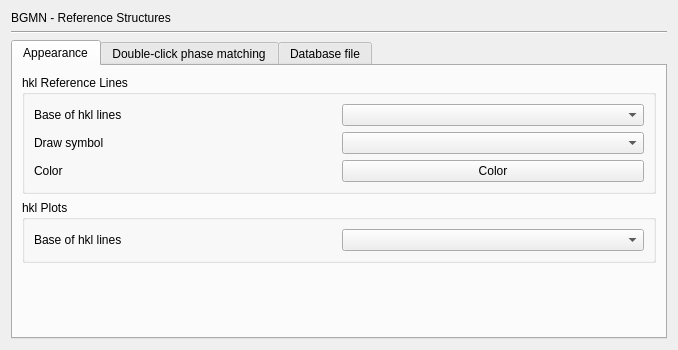
<?xml version="1.0" encoding="UTF-8"?>
<ui version="4.0">
 <class>PrefPageReferenceLines</class>
 <widget class="QWidget" name="PrefPageReferenceLines">
  <property name="geometry">
   <rect>
    <x>0</x>
    <y>0</y>
    <width>678</width>
    <height>350</height>
   </rect>
  </property>
  <property name="windowTitle">
   <string>Form</string>
  </property>
  <layout class="QVBoxLayout" name="verticalLayout">
   <item>
    <widget class="QLabel" name="label_47">
     <property name="text">
      <string>BGMN - Reference Structures</string>
     </property>
    </widget>
   </item>
   <item>
    <widget class="Line" name="line_12">
     <property name="orientation">
      <enum>Qt::Orientation::Horizontal</enum>
     </property>
    </widget>
   </item>
   <item>
    <widget class="QTabWidget" name="tabWidget">
     <property name="currentIndex">
      <number>0</number>
     </property>
     <widget class="QWidget" name="tabAppearance">
      <attribute name="title">
       <string>Appearance</string>
      </attribute>
      <layout class="QGridLayout" name="gridLayout_4">
       <item row="2" column="0" colspan="2">
        <spacer name="verticalSpacer_3">
         <property name="orientation">
          <enum>Qt::Orientation::Vertical</enum>
         </property>
         <property name="sizeHint" stdset="0">
          <size>
           <width>20</width>
           <height>40</height>
          </size>
         </property>
        </spacer>
       </item>
       <item row="0" column="0" colspan="2">
        <widget class="QGroupBox" name="groupBox">
         <property name="toolTip">
          <string>&lt;html&gt;&lt;head/&gt;&lt;body&gt;&lt;p&gt;hkl lines of reference structures selected from the reference structure box.&lt;/p&gt;&lt;/body&gt;&lt;/html&gt;</string>
         </property>
         <property name="title">
          <string>hkl Reference Lines</string>
         </property>
         <layout class="QGridLayout" name="gridLayout_3">
          <item row="0" column="0">
           <widget class="QLabel" name="label_4">
            <property name="text">
             <string>Base of hkl lines</string>
            </property>
           </widget>
          </item>
          <item row="0" column="1">
           <widget class="QComboBox" name="comboBoxHklBase">
            <property name="toolTip">
             <string>&lt;html&gt;&lt;head/&gt;&lt;body&gt;&lt;p&gt;Select the position of the base of the hkl lines&lt;/p&gt;&lt;/body&gt;&lt;/html&gt;</string>
            </property>
           </widget>
          </item>
          <item row="1" column="0">
           <widget class="QLabel" name="label">
            <property name="text">
             <string>Draw symbol</string>
            </property>
           </widget>
          </item>
          <item row="1" column="1">
           <widget class="QComboBox" name="comboBoxSymbol">
            <property name="toolTip">
             <string>&lt;html&gt;&lt;head/&gt;&lt;body&gt;&lt;p&gt;Select the symbol drawn at the tip of the hkl lines&lt;/p&gt;&lt;/body&gt;&lt;/html&gt;</string>
            </property>
           </widget>
          </item>
          <item row="2" column="0">
           <widget class="QLabel" name="label_27">
            <property name="text">
             <string>Color</string>
            </property>
           </widget>
          </item>
          <item row="2" column="1">
           <widget class="QPushButton" name="pushButtonHklLineColor">
            <property name="toolTip">
             <string>&lt;html&gt;&lt;head/&gt;&lt;body&gt;&lt;p&gt;Select the color for reference &lt;span style=&quot; font-style:italic;&quot;&gt;hkl&lt;/span&gt; lines selected from the reference structure dropdown menu.&lt;/p&gt;&lt;/body&gt;&lt;/html&gt;</string>
            </property>
            <property name="text">
             <string>Color</string>
            </property>
           </widget>
          </item>
         </layout>
        </widget>
       </item>
       <item row="1" column="0" colspan="2">
        <widget class="QGroupBox" name="groupBox_2">
         <property name="toolTip">
          <string>&lt;html&gt;&lt;head/&gt;&lt;body&gt;&lt;p&gt;hkl lines permanently added to the graph.&lt;/p&gt;&lt;/body&gt;&lt;/html&gt;</string>
         </property>
         <property name="title">
          <string>hkl Plots</string>
         </property>
         <layout class="QGridLayout" name="gridLayout_5">
          <item row="0" column="0">
           <widget class="QLabel" name="label_7">
            <property name="text">
             <string>Base of hkl lines</string>
            </property>
           </widget>
          </item>
          <item row="0" column="1">
           <widget class="QComboBox" name="comboBoxHklPlotBase"/>
          </item>
         </layout>
        </widget>
       </item>
      </layout>
     </widget>
     <widget class="QWidget" name="tabDoubleClick">
      <attribute name="title">
       <string>Double-click phase matching</string>
      </attribute>
      <layout class="QGridLayout" name="gridLayout_2">
       <item row="0" column="0" colspan="2">
        <widget class="QCheckBox" name="checkBoxAutoSelRefPhase">
         <property name="toolTip">
          <string>&lt;html&gt;&lt;head/&gt;&lt;body&gt;&lt;p&gt;If checked, the phase with the strongest peak at the scan's maximum intensity will automatically be selected when a scan is opened.&lt;/p&gt;&lt;/body&gt;&lt;/html&gt;</string>
         </property>
         <property name="text">
          <string>Automatically select best matching reference phase</string>
         </property>
        </widget>
       </item>
       <item row="1" column="0">
        <widget class="QLabel" name="label_5">
         <property name="text">
          <string>Number of strongest peaks</string>
         </property>
        </widget>
       </item>
       <item row="1" column="1">
        <widget class="QSpinBox" name="spinBoxNStrongestPeaks">
         <property name="toolTip">
          <string>Number of strongest peaks considered to identify the best matching reference phase by double-clicking a peak</string>
         </property>
         <property name="minimum">
          <number>1</number>
         </property>
         <property name="maximum">
          <number>3</number>
         </property>
        </widget>
       </item>
       <item row="2" column="0">
        <widget class="QLabel" name="label_6">
         <property name="text">
          <string>Number of matches listed</string>
         </property>
        </widget>
       </item>
       <item row="2" column="1">
        <widget class="QSpinBox" name="spinBoxNMatches">
         <property name="toolTip">
          <string>&lt;html&gt;&lt;head/&gt;&lt;body&gt;&lt;p&gt;Select the number of best matching phases listed by double-clicking the strongest peak&lt;/p&gt;&lt;/body&gt;&lt;/html&gt;</string>
         </property>
         <property name="minimum">
          <number>1</number>
         </property>
        </widget>
       </item>
       <item row="3" column="0" colspan="2">
        <spacer name="verticalSpacer">
         <property name="orientation">
          <enum>Qt::Orientation::Vertical</enum>
         </property>
         <property name="sizeHint" stdset="0">
          <size>
           <width>480</width>
           <height>468</height>
          </size>
         </property>
        </spacer>
       </item>
      </layout>
     </widget>
     <widget class="QWidget" name="tabDatabase">
      <attribute name="title">
       <string>Database file</string>
      </attribute>
      <layout class="QGridLayout" name="gridLayout">
       <item row="0" column="0" colspan="2">
        <widget class="QCheckBox" name="checkBoxAutoIndexHkl">
         <property name="toolTip">
          <string>&lt;html&gt;&lt;head/&gt;&lt;body&gt;&lt;p&gt;Search for new structure files in the structure file database and index them at the start of the program&lt;/p&gt;&lt;/body&gt;&lt;/html&gt;</string>
         </property>
         <property name="text">
          <string>Automatically index new structure files</string>
         </property>
        </widget>
       </item>
       <item row="1" column="0">
        <widget class="QLabel" name="label_2">
         <property name="text">
          <string>Path to hkl buffer file</string>
         </property>
        </widget>
       </item>
       <item row="1" column="1">
        <widget class="QLineEdit" name="lineEditBufferFile">
         <property name="toolTip">
          <string>&lt;html&gt;&lt;head/&gt;&lt;body&gt;&lt;p&gt;Set the location of the hkl buffer file. To revert to the default location, clear this line and restart the application.&lt;/p&gt;&lt;/body&gt;&lt;/html&gt;</string>
         </property>
        </widget>
       </item>
       <item row="1" column="2">
        <widget class="QPushButton" name="pushButtonBufferFile">
         <property name="toolTip">
          <string>&lt;html&gt;&lt;head/&gt;&lt;body&gt;&lt;p&gt;Select the location of the hkl reference line buffer file.&lt;/p&gt;&lt;/body&gt;&lt;/html&gt;</string>
         </property>
         <property name="text">
          <string>...</string>
         </property>
        </widget>
       </item>
       <item row="2" column="0">
        <widget class="QLabel" name="label_3">
         <property name="text">
          <string>Temporary file path</string>
         </property>
        </widget>
       </item>
       <item row="2" column="1">
        <widget class="QLineEdit" name="lineEditTempFile">
         <property name="toolTip">
          <string>&lt;html&gt;&lt;head/&gt;&lt;body&gt;&lt;p&gt;Set the location for temporary files created during hkl indexing. To revert to the default location, clear this line and restart the application.&lt;/p&gt;&lt;/body&gt;&lt;/html&gt;</string>
         </property>
        </widget>
       </item>
       <item row="2" column="2">
        <widget class="QPushButton" name="pushButtonTempFile">
         <property name="toolTip">
          <string>&lt;html&gt;&lt;head/&gt;&lt;body&gt;&lt;p&gt;Select the location for temporary files created during hkl line indexing.&lt;/p&gt;&lt;/body&gt;&lt;/html&gt;</string>
         </property>
         <property name="text">
          <string>...</string>
         </property>
        </widget>
       </item>
       <item row="3" column="0">
        <widget class="QLabel" name="label_48">
         <property name="font">
          <font>
           <italic>false</italic>
          </font>
         </property>
         <property name="text">
          <string>Clear hkl index buffer</string>
         </property>
        </widget>
       </item>
       <item row="3" column="2">
        <widget class="QPushButton" name="pushButtonClearHklBuffer">
         <property name="toolTip">
          <string>&lt;html&gt;&lt;head/&gt;&lt;body&gt;&lt;p&gt;Clear the buffered &lt;span style=&quot; font-style:italic;&quot;&gt;hkl&lt;/span&gt; indices of all reference structures.&lt;/p&gt;&lt;/body&gt;&lt;/html&gt;</string>
         </property>
         <property name="text">
          <string>Clear</string>
         </property>
        </widget>
       </item>
       <item row="4" column="0">
        <widget class="QLabel" name="label_29">
         <property name="text">
          <string>hkl reference line range</string>
         </property>
        </widget>
       </item>
       <item row="4" column="1">
        <widget class="QDoubleSpinBox" name="doubleSpinBoxHklUpperRange">
         <property name="toolTip">
          <string>&lt;html&gt;&lt;head/&gt;&lt;body&gt;&lt;p&gt;Specify up to which angle in 2theta the &lt;span style=&quot; font-style:italic;&quot;&gt;hkl&lt;/span&gt; reference lines will be calculated. Recommended range: at least 60° 2theta.&lt;/p&gt;&lt;/body&gt;&lt;/html&gt;</string>
         </property>
         <property name="suffix">
          <string>° 2theta</string>
         </property>
         <property name="maximum">
          <double>180.000000000000000</double>
         </property>
         <property name="value">
          <double>120.000000000000000</double>
         </property>
        </widget>
       </item>
       <item row="4" column="2">
        <widget class="WaveLengthComboBox" name="comboBoxWavelength">
         <property name="toolTip">
          <string>&lt;html&gt;&lt;head/&gt;&lt;body&gt;&lt;p&gt;Characteristic radiation for which the upper end of the hkl line range was specified&lt;/p&gt;&lt;/body&gt;&lt;/html&gt;</string>
         </property>
        </widget>
       </item>
       <item row="6" column="0" colspan="3">
        <spacer name="verticalSpacer_2">
         <property name="orientation">
          <enum>Qt::Orientation::Vertical</enum>
         </property>
         <property name="sizeHint" stdset="0">
          <size>
           <width>448</width>
           <height>170</height>
          </size>
         </property>
        </spacer>
       </item>
       <item row="5" column="2">
        <widget class="QSpinBox" name="spinBoxKillTimer">
         <property name="toolTip">
          <string>&lt;html&gt;&lt;head/&gt;&lt;body&gt;&lt;p&gt;Timeout for skipping structure files indexing&lt;/p&gt;&lt;/body&gt;&lt;/html&gt;</string>
         </property>
         <property name="suffix">
          <string> sec</string>
         </property>
         <property name="maximum">
          <number>9999</number>
         </property>
        </widget>
       </item>
       <item row="5" column="0" colspan="2">
        <widget class="QCheckBox" name="checkBoxUseKillTimer">
         <property name="toolTip">
          <string>&lt;html&gt;&lt;head/&gt;&lt;body&gt;&lt;p&gt;Skip indexing of structure files taking longer than a certain amount of time to index. &lt;/p&gt;&lt;p&gt;This allows to complete indexing of the remaining structures if a faulty file causes the indexing process to hang.&lt;/p&gt;&lt;/body&gt;&lt;/html&gt;</string>
         </property>
         <property name="text">
          <string>Skip indexing processes after</string>
         </property>
        </widget>
       </item>
       <item row="7" column="0" colspan="3">
        <widget class="QLabel" name="labelResetInstructions">
         <property name="text">
          <string>TextLabel</string>
         </property>
         <property name="wordWrap">
          <bool>true</bool>
         </property>
        </widget>
       </item>
      </layout>
     </widget>
    </widget>
   </item>
  </layout>
 </widget>
 <customwidgets>
  <customwidget>
   <class>WaveLengthComboBox</class>
   <extends>QComboBox</extends>
   <header>wavelengthcombobox.h</header>
  </customwidget>
 </customwidgets>
 <resources/>
 <connections>
  <connection>
   <sender>checkBoxUseKillTimer</sender>
   <signal>toggled(bool)</signal>
   <receiver>spinBoxKillTimer</receiver>
   <slot>setEnabled(bool)</slot>
   <hints>
    <hint type="sourcelabel">
     <x>165</x>
     <y>223</y>
    </hint>
    <hint type="destinationlabel">
     <x>619</x>
     <y>228</y>
    </hint>
   </hints>
  </connection>
 </connections>
</ui>
